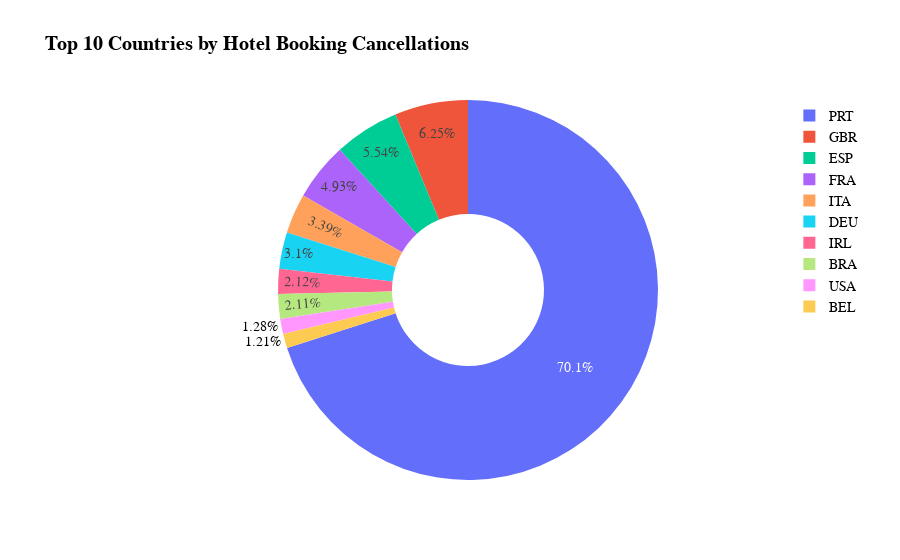

Notebook code cell kept with this figure:
### Code cell
# Plotting the pie chart using Plotly Express
fig = px.pie(
    top_10,
    values='cancellation_count',
    names='country',
    title='Top 10 Countries by Hotel Booking Cancellations',
   hole=0.4
)

fig.update_layout(font=dict(size=14, family='Arial', color='black'), title_font=dict(size=20, family='Arial', color='black',weight="bold"),)

fig.show()

### Figure 1 — Plotly figure (JSON) as saved in the notebook; plotly's stock layout.template omitted (floating-point values rounded to 4 significant figures)
{"data": [{"domain": {"x": [0, 1], "y": [0, 1]}, "hole": 0.4, "hovertemplate": "country=%{label}<br>cancellation_count=%{value}<extra></extra>", "labels": ["BEL", "BRA", "DEU", "ESP", "FRA", "GBR", "IRL", "ITA", "PRT", "USA"], "legendgroup": "", "name": "", "showlegend": true, "type": "pie", "values": [474, 830, 1218, 2177, 1934, 2453, 832, 1333, 27514, 501]}], "layout": {"font": {"color": "black", "family": "Arial", "size": 14}, "legend": {"tracegroupgap": 0}, "title": {"font": {"color": "black", "family": "Arial", "size": 20, "weight": "bold"}, "text": "Top 10 Countries by Hotel Booking Cancellations"}}}
